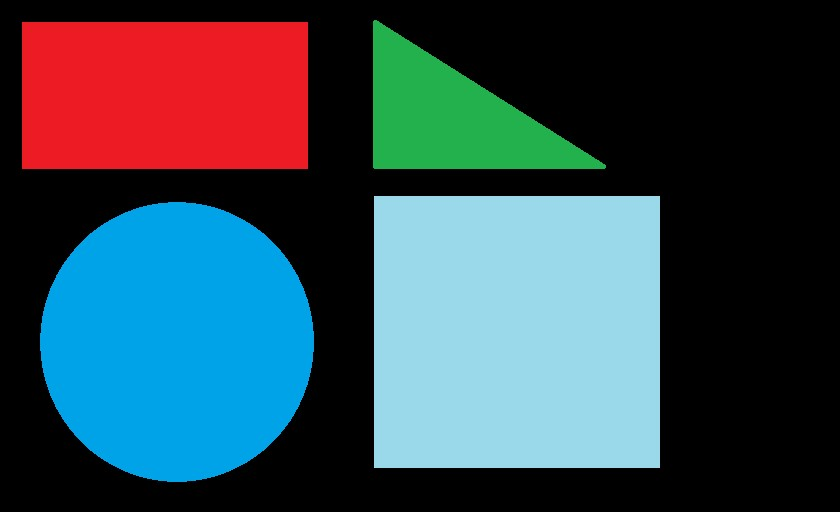
#> input picture star.jpg, 840 x 512 px
$ python -i 'Single Thread.py'   (imports and definitions only)   (older library calls are emulated)
#> lines starting #> are read from the running program, lines starting #| are printed output that depends on the picture; after the words box and inside, x2 and y2 are one past the last pixel; in counts of white or black regions, pixels touching at a corner belong together
#> further down, picture is the input picture: shape (512, 840, 3); mean B, G, R 81.7, 72.2, 52.8
import cv2
import imutils
import timeit

#opening file to write time taken to process frames
# [1 line not run here, left out]
l=[]
ctr=0

#function to detect shapes and return text
def detect(c):
        shape="unidentified"
        peri=cv2.arcLength(c,True)
        approx=cv2.approxPolyDP(c,0.04 * peri,True)
        if len(approx)==3:shape="triangle"
        elif len(approx)==4:
                (x,y,w,h)=cv2.boundingRect(approx)
                ar=w/float(h)
                shape="square" if ar>=0.95 and ar<=1.05 else "rectangle"
        elif len(approx)==5:shape="pentagon"
        else:shape="circle"
        return shape

#Capturing live Video Footage off of the Web Cam to recognise shapes
# [1 line not run here, left out]

#single core processing code
def process(image):
        gray=cv2.cvtColor(image,cv2.COLOR_BGR2GRAY)
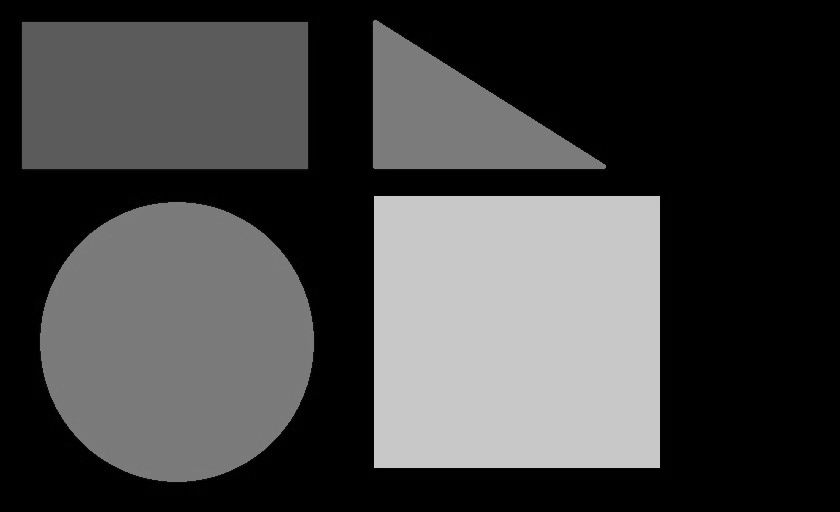
#> gray: shape (512, 840); min 0, max 212, mean 67.4
        thresh=cv2.threshold(gray,60,255,cv2.THRESH_BINARY)[1]
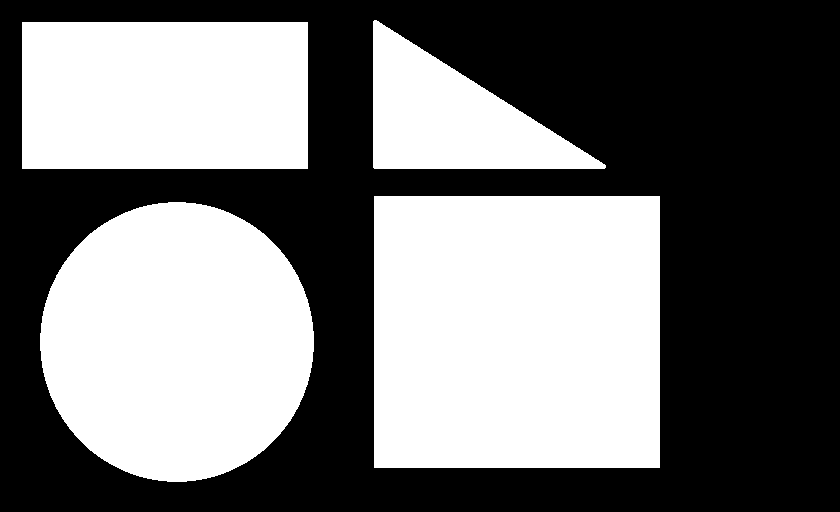
#> thresh: shape (512, 840); 46% white; 4 white regions
        cnts=cv2.findContours(thresh.copy(),cv2.RETR_EXTERNAL,cv2.CHAIN_APPROX_SIMPLE)
#> cnts = 4 contours; box (x1, y1, x2, y2) and area: (374, 196, 660, 468) 77235, (40, 202, 314, 482) 59767, (22, 22, 308, 169) 41610, (373, 20, 606, 169) 17726
        cnts=cnts[0] if imutils.is_cv2() else cnts[1]
        for c in cnts:
                M=cv2.moments(c)
                cX,cY=0,0
                try:
                        cX=int((M["m10"]/M["m00"]))
                        cY=int((M["m01"]/M["m00"]))
                except:pass
                shape=detect(c)
                c=c.astype("float")
                c=c.astype("int")
                cv2.drawContours(image,[c],-1,(0,255,0),2)
                cv2.putText(image,shape,(cX,cY),cv2.FONT_HERSHEY_SIMPLEX,0.5,(255,255,255),2)
                cv2.imshow("Image",image)
#> this loop made 4 passes
#> (cX, cY, shape, peri in detect, approx in detect, x in detect, y in detect, w in detect) on passes 2 to 3: (516, 331, 'rectangle', 1112, [[374, 196], [374, 467], [659, 467], [659, 196]], 374, 196, 286), (164, 95, 'rectangle', 862, [[22, 22], [22, 168], [307, 168], [307, 22]], 22, 22, 286)
#> (cX, cY, shape, peri in detect) on pass 1: (176, 341, 'circle', 914.2)
#> pass 1, in process, `cv2.imshow("Image",image)`:
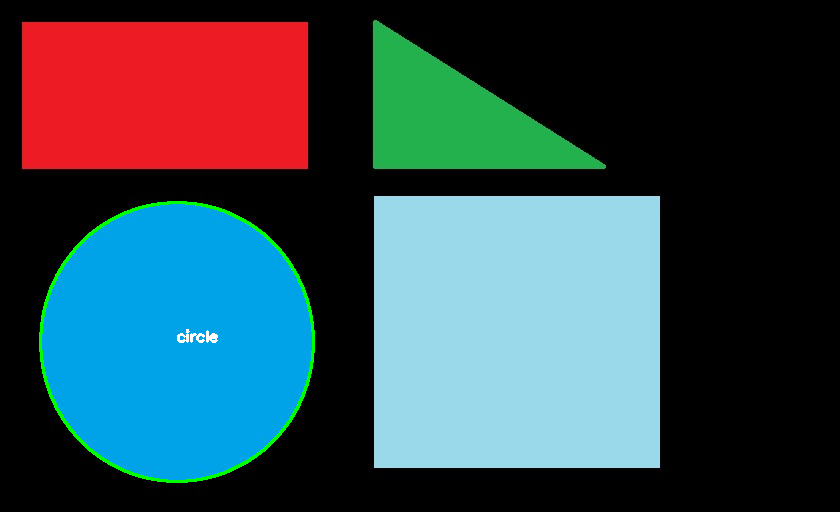
#> window 'Image': shape (512, 840, 3); mean B, G, R 80.7, 73.3, 52.8
#> pass 2, in process, `cv2.imshow("Image",image)`:
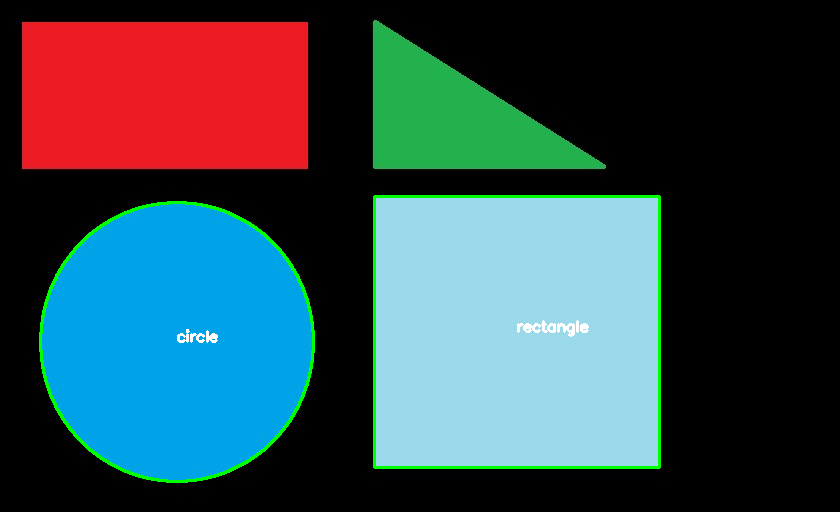
#> window 'Image': shape (512, 840, 3); mean B, G, R 79.5, 74.2, 52.1
#> after the loop:
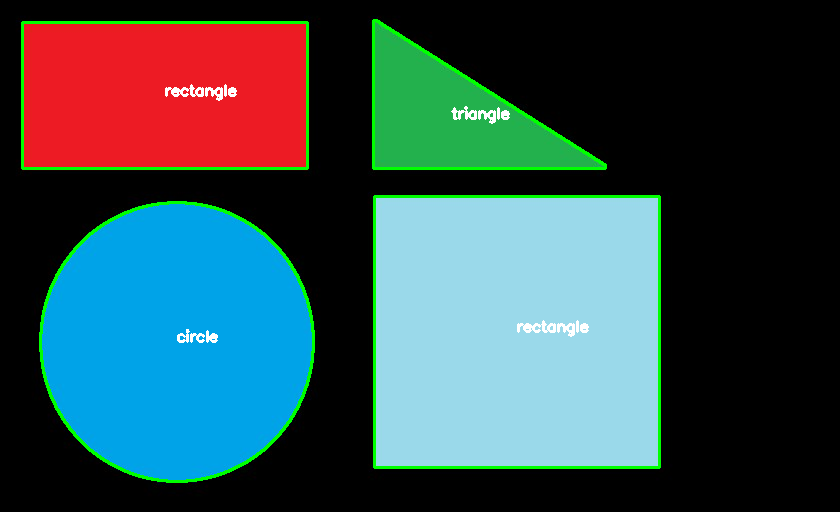
#> image: shape (512, 840, 3); 2.97% of pixels changed, all inside (x1, y1, x2, y2) = (21, 19, 661, 483)

#loop to call process() function and write time taken to process frames in file
# [13 lines not run here, left out]

>>> import cv2
>>> picture = cv2.imread('../star.jpg')
>>> result = process(picture)
